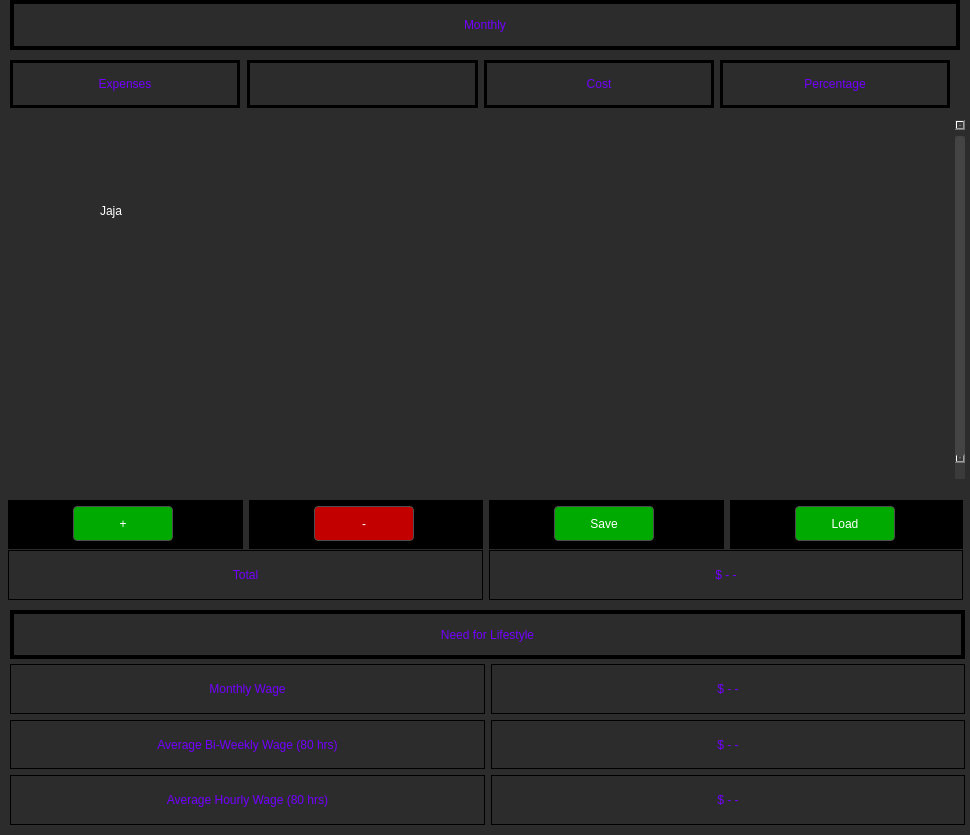
<?xml version="1.0" encoding="UTF-8"?>
<ui version="4.0">
 <class>Form</class>
 <widget class="QWidget" name="Form">
  <property name="geometry">
   <rect>
    <x>0</x>
    <y>0</y>
    <width>970</width>
    <height>835</height>
   </rect>
  </property>
  <property name="windowTitle">
   <string>Form</string>
  </property>
  <property name="styleSheet">
   <string notr="true">QWidget {
        background-color: #2c2c2c;
        color: #ffffff;
        border: none;
        font: 14pt &quot;Nirmala UI&quot;;
}
QWidget#side_menu {
    background-color: #4e5564;
    color: #ffffff;
    border: 1px solid #4e5564;
    border-radius: 16px;
    font: 14pt &quot;Nirmala UI&quot;;
}
QLabel#Dashboard_Title {
    background-color: none;
    color: #ffffff;
    border: none;
    font: 20pt &quot;Nirmala UI&quot;;
}
QLabel#Eat_Out_Image {
    background-image: url(:/images/pngaaa.com-2384833.png);
    background-color: #4d4d4d;
    border: 1px solid #4d4d4d;
    border-radius: 4px;
    color: #ffffff;
    padding: 5px;
}
QLabel#Grocery_Image {
    background-image: url(:/images/pngaaa.com-2138453.png);
    background-color: #4d4d4d;
    border: 1px solid #4d4d4d;
    border-radius: 4px;
    color: #ffffff;
    padding: 5px;
}
QLabel#Transportation_Image {
    background-image: url(:/images/pngaaa.com-2182093.png);
    background-color: #4d4d4d;
    border: 1px solid #4d4d4d;
    border-radius: 4px;
    color: #ffffff;
    padding: 5px;
}
QLabel#Free_Expense_Image {
    background-image: url(:/images/pngaaa.com-1261106.png);
    background-color: #4d4d4d;
    border: 1px solid #4d4d4d;
    border-radius: 4px;
    color: #ffffff;
    padding: 5px;
}
QLabel#Bills_Image {
    background-image: url(:/images/pngaaa.com-1433501.png);
    background-color: #4d4d4d;
    border: 1px solid #4d4d4d;
    border-radius: 4px;
    color: #ffffff;
    padding: 5px;
}
QLabel#Investment_Image {
    background-image: url(:/images/pngaaa.com-3584133.png);
    background-color: #4d4d4d;
    border: 1px solid #4d4d4d;
    border-radius: 4px;
    color: #ffffff;
    padding: 5px;
}
QLabel#Support_Image {
    background-image: url(:/images/pngaaa.com-2914571.png);
    background-color: #4d4d4d;
    border: 1px solid #4d4d4d;
    border-radius: 4px;
    color: #ffffff;
    padding: 5px;
}
QLabel#Goal_Image {
    background-image: url(:/images/pngaaa.com-848656.png);
    background-color: #4d4d4d;
    border: 1px solid #4d4d4d;
    border-radius: 4px;
    color: #ffffff;
    padding: 5px;
}
QPushButton {
    background-color: #4d4d4d;
    border: 1px solid #4d4d4d;
    border-radius: 4px;
    color: #ffffff;
    padding: 5px;
}
QPushButton:hover {
    background-color: #5a5a5a;
    border: 1px solid #5a5a5a;
}
QPushButton#side_menu_button:hover {
    background-image: url(:/button_image/Burger_button_hover.png);
    background-color: #5a5a5a;
    border: 1px solid #5a5a5a;
}
QPushButton#side_menu_button:pressed {
    background-image: url(:/button_image/Burger_button_click.png);
    background-color: #5a5a5a;
    border: 1px solid #5a5a5a;
}
QPushButton#remove_button_watchlist {
    background-color: #ff0000;
    border: 1px solid #ffffff;
    border-radius: 4px;
    color: #ffffff;
    padding: 5px;
}
QPushButton#remove_button_watchlist:hover {
    background-color: #ff6c6c;
    border: 1px solid #ffffff;
}
QPushButton#remove_button_watchlist:pressed {
    background-color: #aa0000;
    border: 1px solid #ffffff;
}
QPushButton#Add_strategy {
    background-color: #00ad0e;
    border: 1px solid #ffffff;
    border-radius: 4px;
    color: #ffffff;
    padding: 5px;
}
QPushButton#Add_strategy:hover {
    background-color: #67ff74;
    border: 1px solid #ffffff;
}
QPushButton#Add_strategy:pressed {
    background-color: #006408;
    border: 1px solid #a3a3a3;
}
QPushButton#Activation {
    background-color: #00ad0e;
    border: 1px solid #ffffff;
    border-radius: 4px;
    color: #ffffff;
    padding: 5px;
}
QPushButton#Activation:hover {
    background-color: #67ff74;
    border: 1px solid #ffffff;
}
QPushButton#Activation:pressed {
    background-color: #006408;
    border: 1px solid #a3a3a3;
}
QPushButton#Blue_button {
    background-color: #0003bb;
    border: 1px solid #ffffff;
    border-radius: 4px;
    color: #ffffff;
    padding: 5px;
}
QPushButton#Blue_button:hover {
    background-color: #4446d1;
    border: 1px solid #ffffff;
}
QPushButton#Blue_button:pressed {
    background-color: #000277;
    border: 1px solid #a3a3a3;
}
QPushButton#Yellow_button {
    background-color: #a5bd1e;
    border: 1px solid #ffffff;
    border-radius: 4px;
    color: #ffffff;
    padding: 5px;
}
QPushButton#Yellow_button:hover {
    background-color: #e5ff54;
    border: 1px solid #ffffff;
}
QPushButton#Yellow_button:pressed {
    background-color: #81960f;
    border: 1px solid #a3a3a3;
}
QCheckBox {
    color: #ffffff;
}
QLineEdit {
    background-color: #4d4d4d;
    border: 1px solid #4d4d4d;
    color: #ffffff;
    padding: 5px;
    border-color: #ffffff;
    border-radius: 6px;
}
QTextEdit {
    background-color: #4d4d4d;
    border: 1px solid #4d4d4d;
    color: #ffffff;
    padding: 5px;
    border-color: #ffffff;
    border-radius: 20px;
}
QProgressBar {
    border: 1px solid #444444;
    border-radius: 7px;
    background-color: #2e2e2e;
    text-align: center;
    font-size: 10pt;
    color: white;
}
QProgressBar::chunk {
    background-color: #3a3a3a;
    width: 5px;
}
QScrollBar:vertical {
    border: none;
    background-color: #3a3a3a;
    width: 10px;
    margin: 16px 0 16px 0;
}
QScrollBar::handle:vertical {
    background-color: #444444;
    border-radius: 5px;
}
QScrollBar:horizontal {
    border: none;
    background-color: #3a3a3a;
    height: 10px;
    margin: 0px 16px 0 16px;
}
QScrollBar::handle:horizontal {
    background-color: #444444;
    border-radius: 5px;
}
QTabWidget {
    background-color: #2e2e2e;
    border: none;
}
QTabBar::tab {
    background-color: #2e2e2e;
    color: #b1b1b1;
    padding: 8px 20px;
    border-top-left-radius: 5px;
    border-top-right-radius: 5px;
    border: none;
}
QTabBar::tab:selected, QTabBar::tab:hover {
    background-color: #3a3a3a;
    color: white;
}</string>
  </property>
  <widget class="QLabel" name="monthly_label">
   <property name="geometry">
    <rect>
     <x>10</x>
     <y>0</y>
     <width>950</width>
     <height>50</height>
    </rect>
   </property>
   <property name="maximumSize">
    <size>
     <width>950</width>
     <height>16777215</height>
    </size>
   </property>
   <property name="styleSheet">
    <string notr="true">font: 18pt &quot;Nirmala UI&quot;;
color: #7300ff;
border: 4px solid #000000;</string>
   </property>
   <property name="text">
    <string>Monthly</string>
   </property>
   <property name="alignment">
    <set>Qt::AlignCenter</set>
   </property>
  </widget>
  <widget class="QFrame" name="add_frame">
   <property name="geometry">
    <rect>
     <x>8</x>
     <y>500</y>
     <width>235</width>
     <height>49</height>
    </rect>
   </property>
   <property name="styleSheet">
    <string notr="true">border: 1px solid #000000;
background-color: #000000;</string>
   </property>
   <property name="frameShape">
    <enum>QFrame::StyledPanel</enum>
   </property>
   <property name="frameShadow">
    <enum>QFrame::Raised</enum>
   </property>
   <widget class="QPushButton" name="add_pushButton">
    <property name="geometry">
     <rect>
      <x>65</x>
      <y>6</y>
      <width>100</width>
      <height>35</height>
     </rect>
    </property>
    <property name="styleSheet">
     <string notr="true">QPushButton {
    background-color: #00aa00;
    border: 1px solid #4d4d4d;
    border-radius: 4px;
    color: #ffffff;
    padding: 5px;
}
QPushButton:hover {
    background-color: #00ff00;
    border: 1px solid #5a5a5a;
}
QPushButton:pressed {
	background-color: #007900;
    border: 1px solid #5a5a5a;
}</string>
    </property>
    <property name="text">
     <string>+</string>
    </property>
   </widget>
  </widget>
  <widget class="QFrame" name="save_frame">
   <property name="geometry">
    <rect>
     <x>489</x>
     <y>500</y>
     <width>235</width>
     <height>49</height>
    </rect>
   </property>
   <property name="styleSheet">
    <string notr="true">border: 1px solid #000000;
background-color: #000000;</string>
   </property>
   <property name="frameShape">
    <enum>QFrame::StyledPanel</enum>
   </property>
   <property name="frameShadow">
    <enum>QFrame::Raised</enum>
   </property>
   <widget class="QPushButton" name="Save_pushButton">
    <property name="geometry">
     <rect>
      <x>65</x>
      <y>6</y>
      <width>100</width>
      <height>35</height>
     </rect>
    </property>
    <property name="styleSheet">
     <string notr="true">QPushButton {
    background-color: #00aa00;
    border: 1px solid #4d4d4d;
    border-radius: 4px;
    color: #ffffff;
    padding: 5px;
}
QPushButton:hover {
    background-color: #00ff00;
    border: 1px solid #5a5a5a;
}
QPushButton:pressed {
	background-color: #007900;
    border: 1px solid #5a5a5a;
}</string>
    </property>
    <property name="text">
     <string>Save</string>
    </property>
   </widget>
  </widget>
  <widget class="QFrame" name="minus_frame">
   <property name="geometry">
    <rect>
     <x>249</x>
     <y>500</y>
     <width>234</width>
     <height>49</height>
    </rect>
   </property>
   <property name="styleSheet">
    <string notr="true">border: 1px solid #000000;
background-color: #000000;</string>
   </property>
   <property name="frameShape">
    <enum>QFrame::StyledPanel</enum>
   </property>
   <property name="frameShadow">
    <enum>QFrame::Raised</enum>
   </property>
   <widget class="QPushButton" name="minus_pushButton">
    <property name="geometry">
     <rect>
      <x>65</x>
      <y>6</y>
      <width>100</width>
      <height>35</height>
     </rect>
    </property>
    <property name="styleSheet">
     <string notr="true">QPushButton {
    background-color: #c30000;
    border: 1px solid #4d4d4d;
    border-radius: 4px;
    color: #ffffff;
    padding: 5px;
}
QPushButton:hover {
    background-color: #ff5a5a;
    border: 1px solid #5a5a5a;
}
QPushButton:pressed {
	background-color: #8c0000;
    border: 1px solid #5a5a5a;
}</string>
    </property>
    <property name="text">
     <string>-</string>
    </property>
   </widget>
  </widget>
  <widget class="QFrame" name="load_frame">
   <property name="geometry">
    <rect>
     <x>730</x>
     <y>500</y>
     <width>233</width>
     <height>49</height>
    </rect>
   </property>
   <property name="maximumSize">
    <size>
     <width>233</width>
     <height>16777215</height>
    </size>
   </property>
   <property name="styleSheet">
    <string notr="true">border: 1px solid #000000;
background-color: #000000;</string>
   </property>
   <property name="frameShape">
    <enum>QFrame::StyledPanel</enum>
   </property>
   <property name="frameShadow">
    <enum>QFrame::Raised</enum>
   </property>
   <widget class="QPushButton" name="load_pushButton">
    <property name="geometry">
     <rect>
      <x>65</x>
      <y>6</y>
      <width>100</width>
      <height>35</height>
     </rect>
    </property>
    <property name="styleSheet">
     <string notr="true">QPushButton {
    background-color: #00aa00;
    border: 1px solid #4d4d4d;
    border-radius: 4px;
    color: #ffffff;
    padding: 5px;
}
QPushButton:hover {
    background-color: #00ff00;
    border: 1px solid #5a5a5a;
}
QPushButton:pressed {
	background-color: #007900;
    border: 1px solid #5a5a5a;
}</string>
    </property>
    <property name="text">
     <string>Load</string>
    </property>
   </widget>
  </widget>
  <widget class="QLabel" name="total_cost_label">
   <property name="geometry">
    <rect>
     <x>489</x>
     <y>550</y>
     <width>474</width>
     <height>50</height>
    </rect>
   </property>
   <property name="styleSheet">
    <string notr="true">font: 18pt &quot;Nirmala UI&quot;;
color: #7300ff;
border: 1px solid #000000;</string>
   </property>
   <property name="text">
    <string>$ - -</string>
   </property>
   <property name="alignment">
    <set>Qt::AlignCenter</set>
   </property>
  </widget>
  <widget class="QLabel" name="total_label">
   <property name="geometry">
    <rect>
     <x>8</x>
     <y>550</y>
     <width>475</width>
     <height>50</height>
    </rect>
   </property>
   <property name="styleSheet">
    <string notr="true">font: 18pt &quot;Nirmala UI&quot;;
color: #7300ff;
border: 1px solid #000000;</string>
   </property>
   <property name="text">
    <string>Total</string>
   </property>
   <property name="alignment">
    <set>Qt::AlignCenter</set>
   </property>
  </widget>
  <widget class="QLabel" name="lifstyle_need_label">
   <property name="geometry">
    <rect>
     <x>10</x>
     <y>610</y>
     <width>955</width>
     <height>49</height>
    </rect>
   </property>
   <property name="styleSheet">
    <string notr="true">font: 18pt &quot;Nirmala UI&quot;;
color: #7300ff;
border: 4px solid #000000;</string>
   </property>
   <property name="text">
    <string>Need for Lifestyle</string>
   </property>
   <property name="alignment">
    <set>Qt::AlignCenter</set>
   </property>
  </widget>
  <widget class="QLabel" name="hourly_wage_label">
   <property name="geometry">
    <rect>
     <x>10</x>
     <y>775</y>
     <width>475</width>
     <height>50</height>
    </rect>
   </property>
   <property name="styleSheet">
    <string notr="true">font: 18pt &quot;Nirmala UI&quot;;
color: #7300ff;
border: 1px solid #000000;</string>
   </property>
   <property name="text">
    <string>Average Hourly Wage (80 hrs)</string>
   </property>
   <property name="alignment">
    <set>Qt::AlignCenter</set>
   </property>
  </widget>
  <widget class="QLabel" name="monthly_wage_label">
   <property name="geometry">
    <rect>
     <x>10</x>
     <y>664</y>
     <width>475</width>
     <height>50</height>
    </rect>
   </property>
   <property name="styleSheet">
    <string notr="true">font: 18pt &quot;Nirmala UI&quot;;
color: #7300ff;
border: 1px solid #000000;</string>
   </property>
   <property name="text">
    <string>Monthly Wage</string>
   </property>
   <property name="alignment">
    <set>Qt::AlignCenter</set>
   </property>
  </widget>
  <widget class="QLabel" name="bi_weekly_wage_cost_label">
   <property name="geometry">
    <rect>
     <x>491</x>
     <y>720</y>
     <width>474</width>
     <height>49</height>
    </rect>
   </property>
   <property name="styleSheet">
    <string notr="true">font: 18pt &quot;Nirmala UI&quot;;
color: #7300ff;
border: 1px solid #000000;</string>
   </property>
   <property name="text">
    <string>$ - -</string>
   </property>
   <property name="alignment">
    <set>Qt::AlignCenter</set>
   </property>
  </widget>
  <widget class="QLabel" name="hourly_wage_cost_label">
   <property name="geometry">
    <rect>
     <x>491</x>
     <y>775</y>
     <width>474</width>
     <height>50</height>
    </rect>
   </property>
   <property name="styleSheet">
    <string notr="true">font: 18pt &quot;Nirmala UI&quot;;
color: #7300ff;
border: 1px solid #000000;</string>
   </property>
   <property name="text">
    <string>$ - -</string>
   </property>
   <property name="alignment">
    <set>Qt::AlignCenter</set>
   </property>
  </widget>
  <widget class="QLabel" name="monthly_wage_cost_label">
   <property name="geometry">
    <rect>
     <x>491</x>
     <y>664</y>
     <width>474</width>
     <height>50</height>
    </rect>
   </property>
   <property name="styleSheet">
    <string notr="true">font: 18pt &quot;Nirmala UI&quot;;
color: #7300ff;
border: 1px solid #000000;</string>
   </property>
   <property name="text">
    <string>$ - -</string>
   </property>
   <property name="alignment">
    <set>Qt::AlignCenter</set>
   </property>
  </widget>
  <widget class="QLabel" name="bi_weekly_wage_label">
   <property name="geometry">
    <rect>
     <x>10</x>
     <y>720</y>
     <width>475</width>
     <height>49</height>
    </rect>
   </property>
   <property name="styleSheet">
    <string notr="true">font: 18pt &quot;Nirmala UI&quot;;
color: #7300ff;
border: 1px solid #000000;</string>
   </property>
   <property name="text">
    <string>Average Bi-Weekly Wage (80 hrs)</string>
   </property>
   <property name="alignment">
    <set>Qt::AlignCenter</set>
   </property>
  </widget>
  <widget class="QLabel" name="expenses_label">
   <property name="geometry">
    <rect>
     <x>10</x>
     <y>60</y>
     <width>230</width>
     <height>48</height>
    </rect>
   </property>
   <property name="styleSheet">
    <string notr="true">font: 18pt &quot;Nirmala UI&quot;;
color: #7300ff;
border: 2.5px solid #000000;</string>
   </property>
   <property name="text">
    <string>Expenses</string>
   </property>
   <property name="alignment">
    <set>Qt::AlignCenter</set>
   </property>
  </widget>
  <widget class="QLabel" name="input_label">
   <property name="geometry">
    <rect>
     <x>247</x>
     <y>60</y>
     <width>231</width>
     <height>48</height>
    </rect>
   </property>
   <property name="styleSheet">
    <string notr="true">font: 18pt &quot;Nirmala UI&quot;;
color: #7300ff;
border: 2.5px solid #000000;</string>
   </property>
   <property name="text">
    <string/>
   </property>
   <property name="alignment">
    <set>Qt::AlignCenter</set>
   </property>
  </widget>
  <widget class="QLabel" name="cost_label">
   <property name="geometry">
    <rect>
     <x>484</x>
     <y>60</y>
     <width>230</width>
     <height>48</height>
    </rect>
   </property>
   <property name="styleSheet">
    <string notr="true">font: 18pt &quot;Nirmala UI&quot;;
color: #7300ff;
border: 2.5px solid #000000;</string>
   </property>
   <property name="text">
    <string>Cost</string>
   </property>
   <property name="alignment">
    <set>Qt::AlignCenter</set>
   </property>
  </widget>
  <widget class="QLabel" name="percentage_label">
   <property name="geometry">
    <rect>
     <x>720</x>
     <y>60</y>
     <width>230</width>
     <height>48</height>
    </rect>
   </property>
   <property name="styleSheet">
    <string notr="true">font: 18pt &quot;Nirmala UI&quot;;
color: #7300ff;
border: 2.5px solid #000000;</string>
   </property>
   <property name="text">
    <string>Percentage</string>
   </property>
   <property name="alignment">
    <set>Qt::AlignCenter</set>
   </property>
  </widget>
  <widget class="QScrollArea" name="scrollArea">
   <property name="geometry">
    <rect>
     <x>10</x>
     <y>120</y>
     <width>955</width>
     <height>375</height>
    </rect>
   </property>
   <property name="widgetResizable">
    <bool>true</bool>
   </property>
   <widget class="QWidget" name="scrollAreaWidgetContent">
    <property name="geometry">
     <rect>
      <x>0</x>
      <y>0</y>
      <width>945</width>
      <height>400</height>
     </rect>
    </property>
    <property name="minimumSize">
     <size>
      <width>0</width>
      <height>400</height>
     </size>
    </property>
    <widget class="QLabel" name="label">
     <property name="geometry">
      <rect>
       <x>90</x>
       <y>60</y>
       <width>101</width>
       <height>61</height>
      </rect>
     </property>
     <property name="text">
      <string>Jaja</string>
     </property>
    </widget>
   </widget>
  </widget>
 </widget>
 <resources/>
 <connections/>
</ui>
